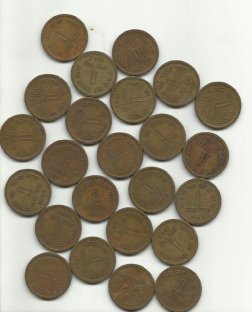
#> input picture Vision Artificial/TP3/practica_segmetacion/water_coins.jpeg, 252 x 312 px, found by its file name
$ python coins.py
#> lines starting #> are read from the running program, lines starting #| are printed output that depends on the picture; after the words box and inside, x2 and y2 are one past the last pixel; in counts of white or black regions, pixels touching at a corner belong together
import numpy as np
import cv2 as cv


def draw_labels(labels, img):
    normalized_labels = cv.normalize(labels, None, 0, 255, cv.NORM_MINMAX, dtype=cv.CV_8U)

    # Apply a colormap
    colored_labels = cv.applyColorMap(normalized_labels, cv.COLORMAP_JET)

    # Display the result
    cv.imshow('Colored Labels', colored_labels)
    cv.waitKey(0)


img = cv.imread("./TP3/practica_segmetacion/water_coins.jpeg")
#> img is the input picture: shape (312, 252, 3); mean B, G, R 136.3, 153.2, 161.4
gray = cv.cvtColor(img,cv.COLOR_BGR2GRAY)
_, thresh = cv.threshold(gray,0,255,cv.THRESH_BINARY_INV+cv.THRESH_OTSU)
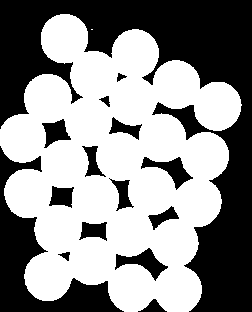
#> thresh: shape (312, 252); 55.9% white; 15 black regions, largest, box (x1, y1, x2, y2) and area: (0, 0, 252, 312) 24925, (0, 146, 124, 312) 5653, (115, 248, 168, 281) 657

cv.imshow('thresh', thresh)
cv.waitKey(0)

# noise removal
kernel = np.ones((3,3),np.uint8)
opening = cv.morphologyEx(thresh, cv.MORPH_OPEN, kernel, iterations = 2)
#> opening: shape (312, 252); 55.9% white; 15 black regions, largest, box (x1, y1, x2, y2) and area: (0, 0, 252, 312) 24935, (0, 146, 124, 312) 5653, (115, 248, 168, 281) 657

cv.imshow('opening', opening)
cv.waitKey(0)

# sure background area
sure_bg = cv.dilate(opening,kernel,iterations=10)
#> sure_bg: shape (312, 252); 77.9% white; 2 black regions, box (x1, y1, x2, y2) and area: (0, 0, 252, 312) 15322, (0, 220, 102, 312) 2083

cv.imshow('sure_bg', sure_bg)
cv.waitKey(0)

# Finding sure foreground area
# sure_fg = cv.erode(thresh, kernel, iterations=12)

# Finding sure foreground area
dist_transform = cv.distanceTransform(opening,cv.DIST_L2,5)
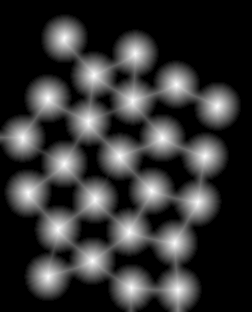
#> dist_transform: shape (312, 252) float32; min 0, max 23.97, mean 4.9; drawn with min black and max white
_, sure_fg = cv.threshold(dist_transform,0.7*dist_transform.max(),255,0)
#> sure_fg: shape (312, 252) float32; 5.6% white; 24 white regions, largest, box (x1, y1, x2, y2) and area: (88, 191, 103, 208) 198, (21, 185, 36, 202) 196, (51, 221, 66, 238) 196

cv.imshow('sure_fg', sure_fg)
cv.waitKey(0)

# Finding unknown region
sure_fg = np.uint8(sure_fg)
unknown = cv.subtract(sure_bg,sure_fg)
#> unknown: shape (312, 252); 72.3% white; 26 black regions, largest, box (x1, y1, x2, y2) and area: (0, 0, 252, 312) 15322, (0, 220, 102, 312) 2083, (88, 191, 103, 208) 198


cv.imshow('unknown', unknown)
cv.waitKey(0)

# Marker labelling
# Each connected component (foreground object) is assigned a unique label.
# The function returns the number of labels and the labeled image
count, markers = cv.connectedComponents(sure_fg)
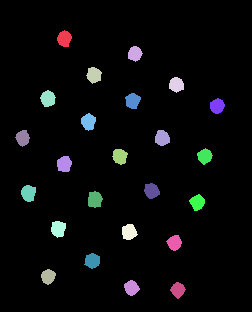
#> markers: shape (312, 252) int32; 25 distinct labels, from 0 to 24; one colour per label, 0 black
#> count = 25

# Add one to all labels so that sure background is not 0, but 1
# This is done to ensure that the background is labeled as 1 instead of 0.
# In watershed segmentation, the background should not be labeled as 0 because 0 is reserved for the unknown region.
markers = markers+1
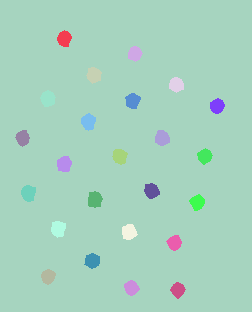
#> markers: shape (312, 252) int32; 25 distinct labels, from 1 to 25; one colour per label, 0 black

# Now, mark the region of unknown with zero
# By setting these regions to 0 in the markers image,
# we indicate that these regions are to be treated as unknown during the watershed algorithm.
markers[unknown==255] = 0
#> markers: shape (312, 252) int32; 26 distinct labels, from 0 to 25

# The watershed algorithm treats the markers as seeds and floods the regions to segment the image.
# The boundaries of the segmented regions are marked with -1 in the markers image.
markers = cv.watershed(img,markers)
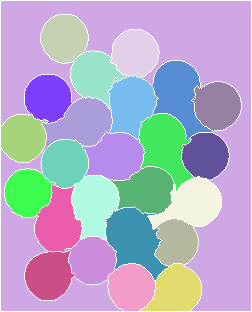
#> markers: shape (312, 252) int32; 26 distinct labels, from -1 to 25; one colour per label, 0 black, -1 white

# This line marks the boundaries of the segmented regions in the original image img with the color blue
img[markers == -1] = [255,0,0]
#> img: shape (312, 252, 3); 4.66% of pixels changed, all inside (x1, y1, x2, y2) = (0, 0, 252, 312)

draw_labels(markers, img)
#> in draw_labels, `normalized_labels = cv.normalize(labels, None, 0, 255, cv.NORM_MINMAX,..`:
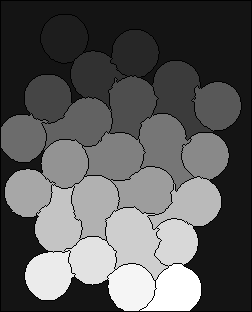
#> normalized_labels: shape (312, 252); min 0, max 255, mean 91
#> in draw_labels, `colored_labels = cv.applyColorMap(normalized_labels, cv.COLORMAP_JET)`:
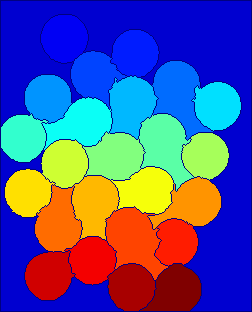
#> colored_labels: shape (312, 252, 3); mean B, G, R 147.4, 82.9, 78.2

cv.imshow('img', img)
cv.waitKey(0)
